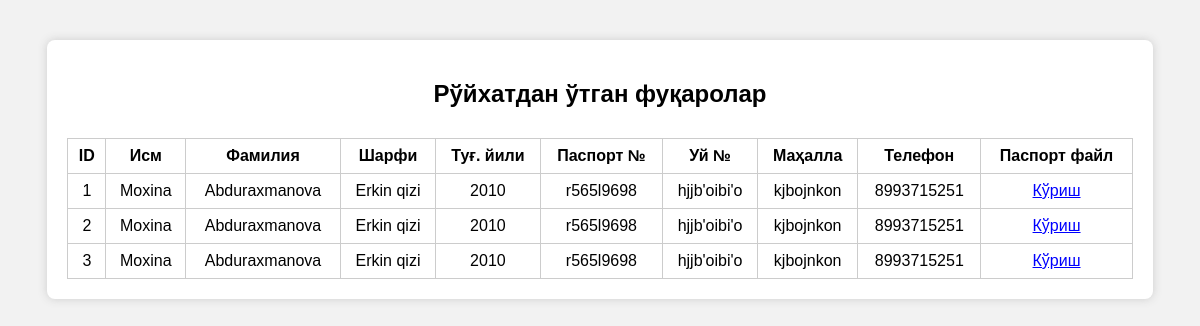
The page /admin on the database its author committed.
### tables this page shows
CREATE TABLE citizens (
                id INTEGER PRIMARY KEY AUTOINCREMENT,
                first_name TEXT,
                last_name TEXT,
                middle_name TEXT,
                birth_year TEXT,
                passport_number TEXT,
                house_number TEXT,
                mahalla TEXT,
                phone_number TEXT,
                passport_file TEXT
            );

### app.py (the view)
@app.route('/admin')
def admin_panel():
    with sqlite3.connect("database.db") as conn:
        cur = conn.cursor()
        cur.execute("SELECT * FROM citizens")
        data = cur.fetchall()
    return render_template('admin.html', data=data)

### templates/admin.html (shortened to what this page needs)
<!DOCTYPE html>
<html lang="uz">
<head>
</head>
<body>
    <div class="container">
        <h2>Рўйхатдан ўтган фуқаролар</h2>
        <table>
            <thead>
                <tr>
                    <th>ID</th>
                    <th>Исм</th>
                    <th>Фамилия</th>
                    <th>Шарфи</th>
                    <th>Туғ. йили</th>
                    <th>Паспорт №</th>
                    <th>Уй №</th>
                    <th>Маҳалла</th>
                    <th>Телефон</th>
                    <th>Паспорт файл</th>
                </tr>
            </thead>
            <tbody>
                {% for row in data %}
                <tr>
                    <td>{{ row[0] }}</td>
                    <td>{{ row[1] }}</td>
                    <td>{{ row[2] }}</td>
                    <td>{{ row[3] }}</td>
                    <td>{{ row[4] }}</td>
                    <td>{{ row[5] }}</td>
                    <td>{{ row[6] }}</td>
                    <td>{{ row[7] }}</td>
                    <td>{{ row[8] }}</td>
                    <td><a class="view-link" href="{{ url_for('uploaded_file', filename=row[9]) }}" target="_blank">Кўриш</a></td>
                </tr>
                {% endfor %}
            </tbody>
        </table>
    </div>
</body>
</html>

### templates/admin.html (style rules this page uses)
body { font-family: Arial; background: #f2f2f2; }
.container { width: 90%; max-width: 1100px; margin: 40px auto; padding: 20px; background: white; border-radius: 8px; box-shadow: 0 0 10px #ccc; }
h2 { text-align: center; }
table { width: 100%; margin-top: 30px; border-collapse: collapse; }
table, th, td { border: 1px solid #ccc; }
th, td { padding: 8px; text-align: center; }
.view-link { color: blue; text-decoration: underline; }

### rows shown on the page
citizens: id "1", first_name "Moxina", last_name "Abduraxmanova", middle_name "Erkin qizi", birth_year "2010", passport_number "r565l9698", house_number "hjjb'oibi'o", mahalla "kjbojnkon", phone_number "8993715251"
citizens: id "2", first_name "Moxina", last_name "Abduraxmanova", middle_name "Erkin qizi", birth_year "2010", passport_number "r565l9698", house_number "hjjb'oibi'o", mahalla "kjbojnkon", phone_number "8993715251"
citizens: id "3", first_name "Moxina", last_name "Abduraxmanova", middle_name "Erkin qizi", birth_year "2010", passport_number "r565l9698", house_number "hjjb'oibi'o", mahalla "kjbojnkon", phone_number "8993715251"
